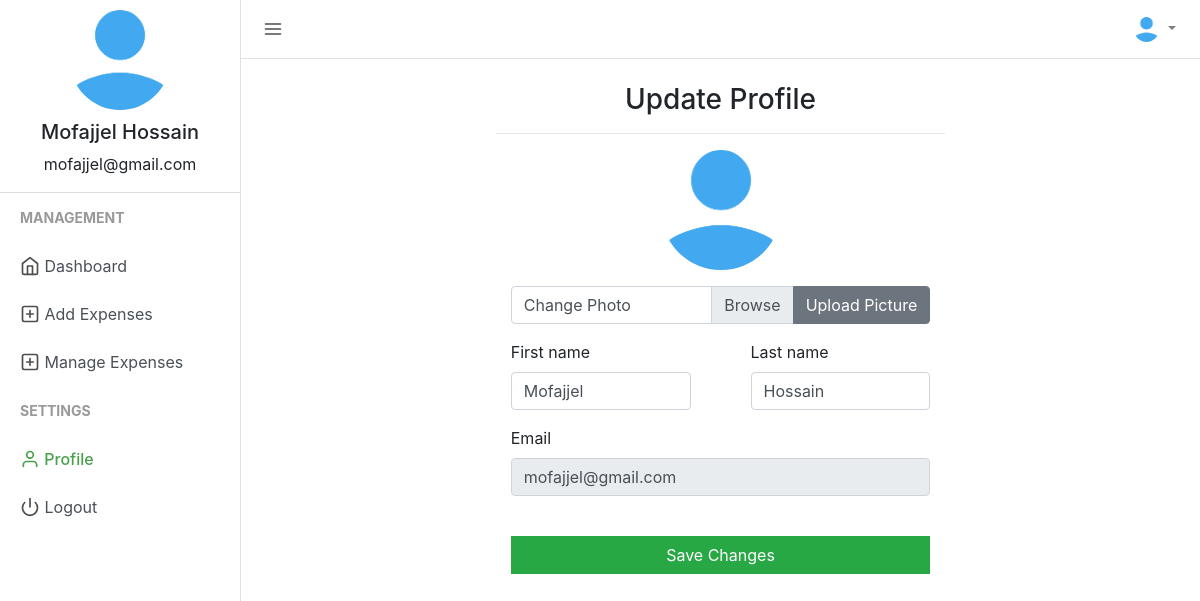
The page /profile.php (signed in) on the database its author committed.
### tables this page shows
CREATE TABLE `users` (
  `user_id` int NOT NULL,
  `firstname` varchar(50) NOT NULL,
  `lastname` varchar(25) NOT NULL,
  `email` varchar(50) NOT NULL,
  `profile_path` varchar(50) NOT NULL DEFAULT 'default_profile.png',
  `password` varchar(50) NOT NULL,
  `trn_date` datetime NOT NULL
);

### session.php (called while the page is built, shortened)
<?php
include("config.php");
$sess_email = $_SESSION["email"];
$sql = "SELECT user_id, firstname, lastname, email, profile_path FROM users WHERE email = '$sess_email'";
$result = $con->query($sql);
if ($result->num_rows > 0) {
  while($row = $result->fetch_assoc()) {
    $firstname = $row["firstname"];
    $lastname = $row["lastname"];
    $username =$row["firstname"]." ".$row["lastname"];
    $useremail=$row["email"];
    $userprofile="uploads/".$row["profile_path"];
  }
} else {
    $userid="GHX1Y2";
    $username ="Jhon Doe";
    $useremail="mailid@domain.com";
    $userprofile="Uploads/default_profile.png";
}
?>

### profile.php (the view, shortened to what this page needs)
<?php
include("session.php");
?>
<!DOCTYPE html>
<html lang="en">
<head>
    <link href="css/bootstrap.min.css" rel="stylesheet">
    <link href="css/style.css" rel="stylesheet">
</head>
<body>
    <div class="d-flex" id="wrapper">
        <div class="border-right" id="sidebar-wrapper">
            <div class="user">
                <img class="img img-fluid rounded-circle" src="<?php echo $userprofile ?>" width="120">
                <h5><?php echo $username ?></h5>
                <p><?php echo $useremail ?></p>
            </div>
            <div class="sidebar-heading">Management</div>
            <div class="list-group list-group-flush">
                <a href="index.php" class="list-group-item list-group-item-action"><span data-feather="home"></span> Dashboard</a>
                <a href="add_expense.php" class="list-group-item list-group-item-action "><span data-feather="plus-square"></span> Add Expenses</a>
                <a href="manage_expense.php" class="list-group-item list-group-item-action "><span data-feather="plus-square"></span> Manage Expenses</a>
            </div>
            <div class="sidebar-heading">Settings </div>
            <div class="list-group list-group-flush">
                <a href="profile.php" class="list-group-item list-group-item-action sidebar-active"><span data-feather="user"></span> Profile</a>
                <a href="logout.php" class="list-group-item list-group-item-action "><span data-feather="power"></span> Logout</a>
            </div>
        </div>
        <div id="page-content-wrapper">
            <nav class="navbar navbar-expand-lg navbar-light  border-bottom">
                <button class="toggler" type="button" id="menu-toggle" aria-expanded="false">
                    <span data-feather="menu"></span>
                </button>
                <div class="collapse navbar-collapse" id="navbarSupportedContent">
                    <ul class="navbar-nav ml-auto mt-2 mt-lg-0">
                        <li class="nav-item dropdown">
                            <a class="nav-link dropdown-toggle" href="#" id="navbarDropdown" role="button" data-toggle="dropdown" aria-haspopup="true" aria-expanded="false">
                                <img class="img img-fluid rounded-circle" src="<?php echo $userprofile ?>" width="25">
                            </a>
                        </li>
                    </ul>
                </div>
            </nav>
            <div class="container-fluid">
                <div class="row justify-content-center">
                    <div class="col-md-6">
                    <h3 class="mt-4 text-center">Update Profile</h3>
                    <hr>
                        <form class="form" method="post" action="" enctype='multipart/form-data'>
                            <div class="text-center mt-3">
                                <img src="<?php echo $userprofile; ?>" class="text-center img img-fluid rounded-circle avatar" width="120" alt="Profile Picture">
                            </div>
                            <div class="input-group col-md mb-3 mt-3">
                                <div class="custom-file">
                                    <label class="custom-file-label" for="profilepic">Change Photo</label>
                                </div>
                                <div class="input-group-append">
                                    <button class="btn btn-secondary" type="submit" name='but_upload' id="profilepicinput">Upload Picture</button>
                                </div>
                            </div>
                        </form>
                        <form class="form" action="" method="post" id="registrationForm" autocomplete="off">
                            <div class="row">
                                <div class="col">
                                    <div class="form-group">
                                        <div class="col-md">
                                            <label for="first_name">
                                                First name
                                            </label>
                                            <input type="text" class="form-control" name="first_name" id="first_name" placeholder="First Name" value="<?php echo $firstname; ?>">
                                        </div>
                                    </div>
                                </div>
                                <div class="col">
                                    <div class="form-group">
                                        <div class="col-md">
                                            <label for="last_name">
                                                Last name
                                            </label>
                                            <input type="text" class="form-control" name="last_name" id="last_name" value="<?php echo $lastname; ?>" placeholder="Last Name">
                                        </div>
                                    </div>
                                </div>
                            </div>
                            <div class="form-group">
                                <div class="col-md">
                                    <label for="email">
                                        Email
                                    </label>
                                    <input type="email" class="form-control" name="email" id="email" value="<?php echo $useremail; ?>" disabled>
                                </div>
                            </div>
                            <div class="form-group">
                                <div class="col-md">
                                    <br>
                                    <button class="btn btn-block btn-md btn-success" style="border-radius:0%;" name="save" type="submit">Save Changes</button>
                                </div>
                            </div>
                        </form>
                    </div>
                </div>
            </div>
        </div>
    </div>
</body>
</html>

### css/style.css (style rules this page uses)
body { background-color: #efefef; }
.feather { width: 20px; height: 20px; stroke: #4d4d4d; stroke-width: 2; stroke-linecap: round; stroke-linejoin: round; fill: none; vertical-align: text-bottom; }
.list-group { background-color: #ffffff; }
.list-group-item { border: none; }
.user { text-align: center; border-bottom: 1px solid #ddd; }
.user img { padding: 10px; }
.toggler { color: #000; background-color: #fff; border: none; outline: none; }
.sidebar-active { color: #47a04b; font-weight: 500; }
.sidebar-active .feather { stroke: #47a04b; font-weight: 500; }
#wrapper { overflow-x: hidden; background-color: #fff; }
#sidebar-wrapper { min-height: 100vh; margin-left: -15rem; -webkit-transition: margin 0.25s ease-out; -moz-transition: margin 0.25s ease-out; -o-transition: margin 0.25s ease-out; transition: margin 0.25s ease-out; }
#sidebar-wrapper .sidebar-heading { padding: 0.875rem 1.25rem; font-size: 14px; font-weight: bold; text-transform: uppercase; color: #999; }
#sidebar-wrapper .list-group { width: 15rem; }
#page-content-wrapper { min-width: 100vw; }
@media (min-width: 768px) { #sidebar-wrapper { margin-left: 0; } }
@media (min-width: 768px) { #page-content-wrapper { min-width: 0; width: 100%; } }
.container-fluid { margin-right: 20px; }

### rows shown on the page
users: profile_path (placeholder picture), username "Mofajjel Hossain", email "mofajjel@gmail.com", first_name "Mofajjel", last_name "Hossain"
